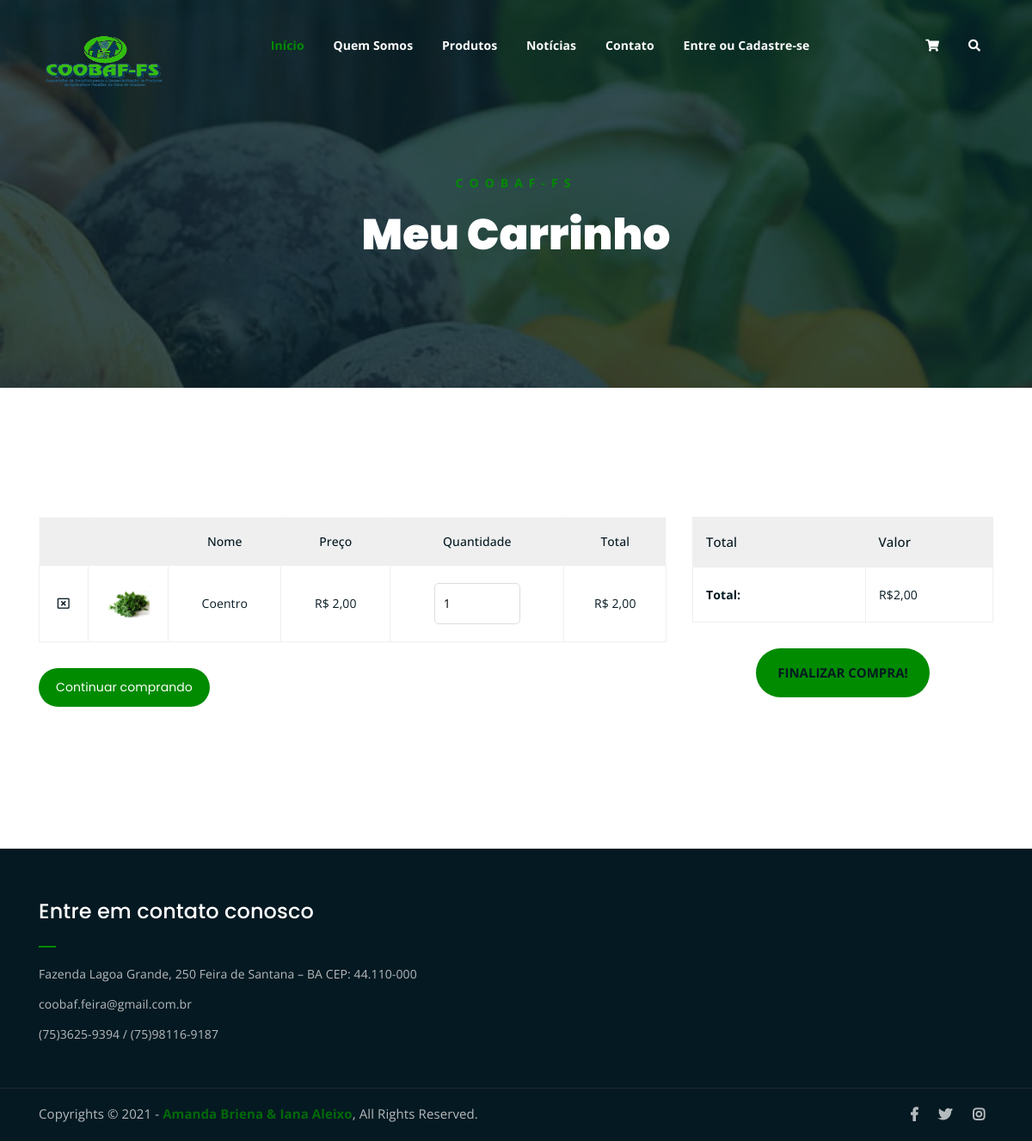
/carrinho.php?adicionar=1, run on the app's committed database.
### tables this page shows
CREATE TABLE IF NOT EXISTS produto (
	id_produto smallint(10) not null primary key AUTO_INCREMENT,
	nome varchar(15) not null,
  imagem varchar(100) not null,
	descricao varchar(20),
	preco float(15),
	status tinyint(1) NOT NULL,
  id_categoria smallint(10) not null,
  visibilidade tinyint(1)
);

### carrinho.php (the view, shortened to what this page needs)
<!DOCTYPE html>
<html lang="en">
<head>
	<?php require_once("src/components/head.php");?>
</head>
<body>
	<?php
	require_once("src/components/menu.php");
	?>
	<?php
		include_once('src/functions/funcoes_carrinho.php');
	?>
	<div class="breadcrumb-section breadcrumb-bg">
		<div class="container">
			<div class="row">
				<div class="col-lg-8 offset-lg-2 text-center">
					<div class="breadcrumb-text">
						<p>COOBAF-FS</p>
						<h1>Meu Carrinho</h1>
					</div>
				</div>
			</div>
		</div>
	</div>
	<div class="cart-section mt-150 mb-150">
		<div class="container">
			<div class="row">
				<div class="col-lg-8 col-md-12">
					<div class="cart-table-wrap">
						<table class="cart-table">
							<thead class="cart-table-head">
								<tr class="table-head-row">
									<th class="product-remove"></th>
									<th class="product-image"></th>
									<th class="product-name">Nome</th>
									<th class="product-price">Preço</th>
									<th class="product-quantity">Quantidade</th>
									<th class="product-total">Total</th>
								</tr>
							</thead>
							<tbody>
									<?php
										$total_produtos = 0.00;
										if(isset($_SESSION['carrinho'])){
											for($i = 0 ; $i < count($_SESSION['carrinho']['id']) ; $i++){
											$produto_id = $_SESSION['carrinho']['id'][$i];
											$quantidade = $_SESSION['carrinho']['qt'][$i];?>
												<tr class="table-body-row"> <?php
													$resultadoCodigo = mysqli_query($connect,"SELECT * FROM produto where id_produto = '$produto_id'") or die("erro ao selecionar");
													while($row = mysqli_fetch_assoc($resultadoCodigo)){?>
														<td data-toggle='modal' data-target='#exampleModal<?php echo $produto_id?>' class="product-remove"><a href="#"><i class="far fa-window-close"></i></a></td>
														<td class="product-image"><img src='assets/img-upload/<?php echo $row['imagem']; ?>'></td>
														<td class="product-name"> <?php echo $row['nome']; ?> </td>
														<td class="product-pricee <? echo $produto_id?>"> R$ <?php echo number_format($row['preco'],2,",",""); ?></td>
														<td class="product-quantity"><input type="number" placeholder="1" value = <?php echo $quantidade?>  onchange="alterar(this.value, <?php echo $produto_id; ?>, <?php echo $row['preco']; ?>)"> </td>
														<td class="product-total" id="<?php echo $produto_id?>" onchange="formatador()"> R$ <?php $subtotal = $row['preco'] * $quantidade; echo number_format($subtotal,2,",","");?> </td>
														<?php
														$total_produtos = $total_produtos + ($row['preco'] * $quantidade);
														}?>
												</tr>
											<?php }}else{
												echo " </tbody>
												</table>
												<h6 class= 'text-center'>Nenhum produto adicionado ao carrinho!</h6>";
											}
									 ?>
							</tbody>
						</table>
					</div>
					<div class="cart-buttons">
						<a href="produtos.php" class="boxed-btn">Continuar comprando</a>
					</div>
				</div>
				<div class="col-lg-4">
					<div class="total-section">
						<table class="total-table">
							<thead class="total-table-head">
								<tr class="table-total-row">
									<th>Total</th>
									<th>Valor</th>
								</tr>
							</thead>
							<tbody>
								<tr class="total-data">
									<td><strong>Total: </strong></td>
									<td id = "total_produtos">R$<?php echo number_format($total_produtos,2,",","");?></td>
								</tr>
							</tbody>
						</table>
						<div class="cart-buttons text-center">
								<?php
								if(isset($_SESSION['email'])){
									echo '<form action = "conexao_db/incluirPedido.php" method="POST" id="finalizar_pedido">
											<input type="submit" class="boxed-btn black text-center" name="finalizar_compra" value="Finalizar Compra!">
										</form>	';
								}else{
									echo '<input type="submit" data-toggle="modal" data-target="#exampleModal" class="boxed-btn black text-center" name="finalizar_compra" value="Finalizar Compra!">
									<div class="modal fade" id="exampleModal" tabindex="-1" role="dialog" aria-labelledby="exampleModalLabel" aria-hidden="true">
									  <div class="modal-dialog" role="document">
										<div class="modal-content">
										  <div class="modal-header">
											<h5 class="modal-title" id="exampleModalLabel">Faça o login para finalizar sua compra!</h5>
											<button type="button" class="close" data-dismiss="modal" aria-label="Close">
											  <span aria-hidden="true">&times;</span>
											</button>
										  </div>
										  <div class="modal-body">
											<form action = "conexao_db/validarLogin.php" method="POST">
												<p>
													<input type="email" placeholder="Email" name="email" id="email">
												</p>
												<p>
													<input type="password" placeholder="Senha" name="senha" id="senha">
												</p>
												<p><input type="submit" name= "bt-carrinho" value="Entrar"></p>
											</form>
										  </div>
										  <div class="modal-footer">
										  	<p>Não possui uma conta? <a href="cadastro.php">Cadastre-se</a></p>
										  	<p><a href="recuperarsenha.php">Esqueci minha senha</a></p>
										  </div>
										</div>
									  </div>
									</div>
									';
								}?>
						</div>
					</div>
				</div>
			</div>
		</div>
	</div>
	<?php require_once("src/components/footer.php");?>
</body>
</html>

### assets/css/main.css (style rules this page uses)
html { font-size: 14px; font-weight: 400; line-height: 28px; height: 100%; }
body { font-family: "Open Sans", sans-serif; font-weight: 400; font-size: 1rem; letter-spacing: 0.1px; line-height: 1.8; color: #051922; overflow-x: hidden; }
body img { max-width: 100%; }
a { cursor: pointer; text-decoration: none; -webkit-transition: all 0.2s ease-in-out; -o-transition: all 0.2s ease-in-out; transition: all 0.2s ease-in-out; }
h1, .h1, h2, .h2, h3, .h3, h4, .h4, h5, .h5, h6, .h6 { font-family: "Poppins", sans-serif; font-weight: 700; margin: 0 0 1.25rem 0; color: #051922; }
h1:last-child, .h1:last-child, h2:last-child, .h2:last-child, h3:last-child, .h3:last-child, h4:last-child, .h4:last-child, h5:last-child, .h5:last-child, h6:last-child, .h6:last-child { margin: 0; }
h1, .h1 { font-size: 4rem; font-weight: 700; line-height: 4rem; }
p { font-family: "Open Sans", sans-serif; font-weight: 400; font-size: 1rem; letter-spacing: 0.1px; line-height: 1.8; color: #051922; margin: 0 0 1.25rem 0; }
.mt-150 { margin-top: 150px; }
.mb-150 { margin-bottom: 150px; }
a.boxed-btn { font-family: 'Poppins', sans-serif; display: inline-block; background-color: #008B00; color: #fff; padding: 10px 20px; }
a.boxed-btn, a.bordered-btn, a.cart-btn, .bt-pedidos, button.cart-btn { border-radius: 50px; }
.breadcrumb-bg { background-image: url(../img/breadcrumb-bg.jpg); }
.breadcrumb-text p { color: #008B00; font-weight: 700; text-transform: uppercase; letter-spacing: 7px; }
.breadcrumb-text h1 { font-size: 50px; font-weight: 900; color: #fff; margin: 0; margin-top: 20px; }
.breadcrumb-section { padding: 150px 0; background-size: cover; background-position: center center; position: relative; z-index: 1; background-attachment: fixed; padding-top: 200px; }
.breadcrumb-section:after { position: absolute; left: 0; top: 0; width: 100%; height: 100%; content: ""; background-color: #07212e; z-index: -1; opacity: 0.8; }
a.boxed-btn { -webkit-transition: 0.3s; -o-transition: 0.3s; transition: 0.3s; }
input[type="submit"] { -webkit-transition: 0.3s; -o-transition: 0.3s; transition: 0.3s; border-radius: 50px !important; }
.product-image img { -webkit-transition: 0.3s; -o-transition: 0.3s; transition: 0.3s; }
html, body { height: 100%; }
input[type="submit"] { background-color: #008B00; color: #051922; font-weight: 700; text-transform: uppercase; font-size: 15px; border: none !important; cursor: pointer; padding: 15px 25px; border-radius: 3px; }
.product-image { padding: 30px; padding-bottom: 0; }
.product-image img { width: 90%; border-radius: 5px; margin-bottom: 20px; }
input[type="number"] { border: 1px solid #ddd; border-radius: 5px; padding: 10px; width: 100px; margin-bottom: 15px; }
table.cart-table { border: 1px solid #f9f9f9; width: 100%; }
thead { border-bottom: 1px solid #eee; }
tr.table-head-row th { border-right: 1px solid #efefef; padding: 15px; font-weight: 500; text-align: center; }
tr.table-head-row th:last-child { border-right: none; }
.cart-table-wrap tbody tr td { text-align: center; }
td.product-image img { max-width: 50px; -webkit-box-shadow: none; box-shadow: none; margin-bottom: 0; }
.cart-table-wrap tbody tr td { border: 1px solid #efefef; padding: 20px 0; color: #051922; }
thead.cart-table-head tr { background-color: #efefef; }
td.product-quantity input { margin-bottom: 0; }
td.product-remove a { color: #051922; }
.total-section table.total-table { border: 1px solid #efefef; width: 100%; }
tr.table-total-row { background-color: #efefef; }
tr.table-total-row th { font-weight: 500; font-size: 15px; padding: 15px; }
table.total-table tbody tr.total-data td { border: 1px solid #efefef; padding: 19px 15px; }
tr.total-data td strong { margin-right: 32px; }
.cart-buttons { margin-top: 30px; }
.cart-buttons a:first-child { margin-right: 20px; }

### assets/css/responsive.css (style rules this page uses)
@media only screen and (min-width: 992px) and (max-width: 1200px) { .cart-buttons a:first-child { margin-right: 0; margin-bottom: 15px; } }

### data on the page
produto: imagem (picture), nome "Coentro", preco "2,00", value "1"

### other printed values
$total_produtos "2,00"
